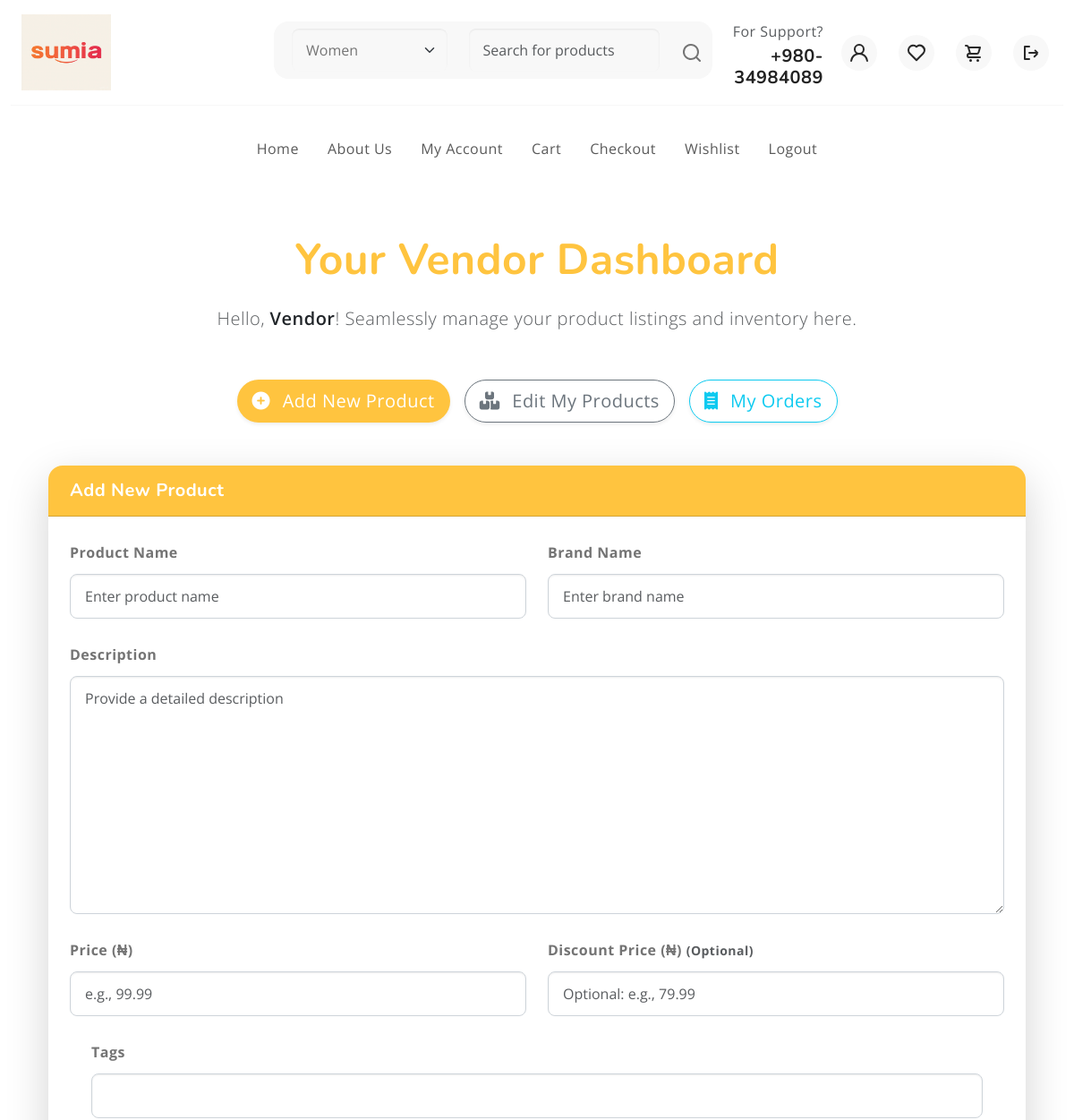
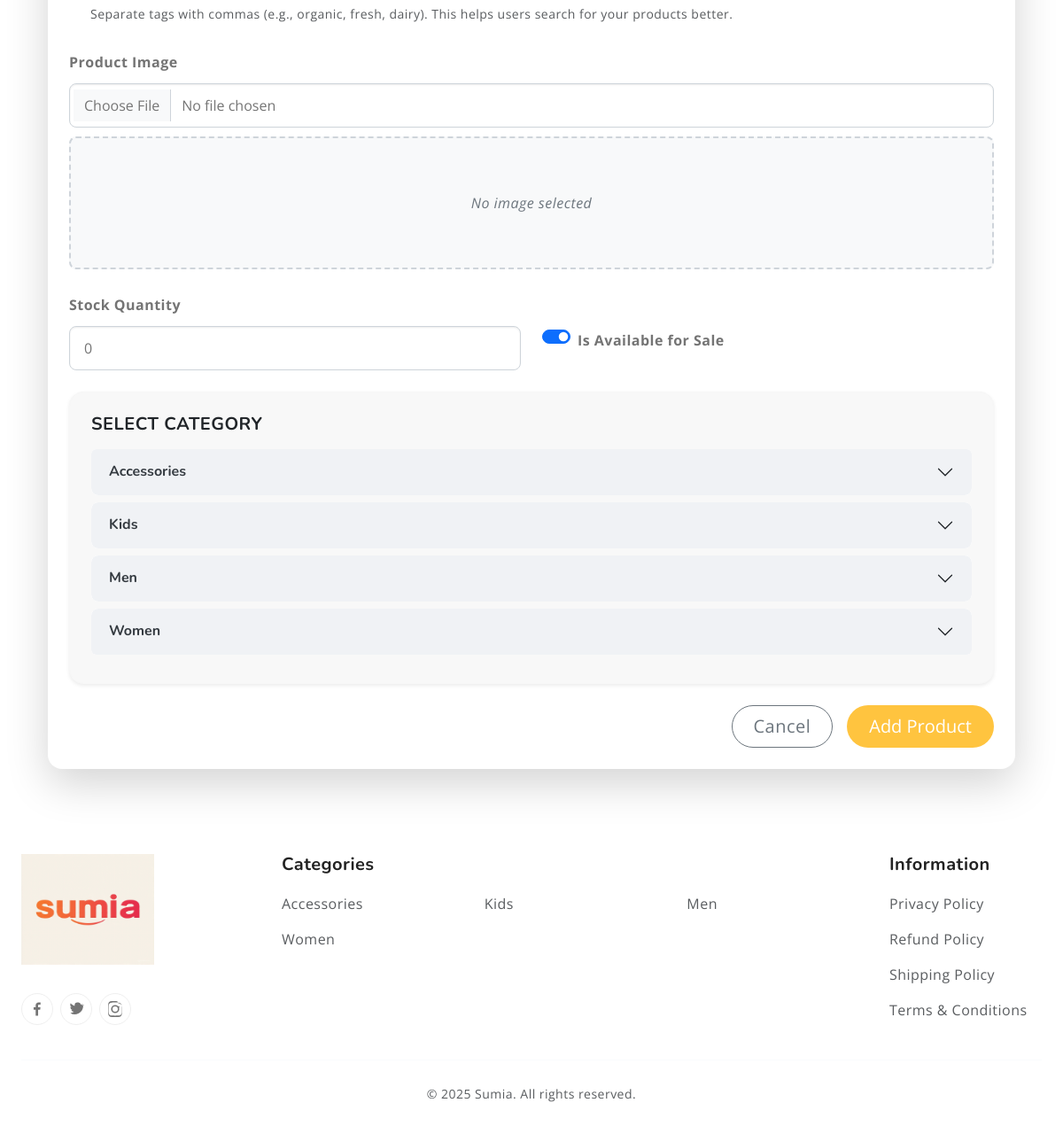
The page /product/add/ (signed in) on the database as committed earlier (2 pictures, top to bottom).
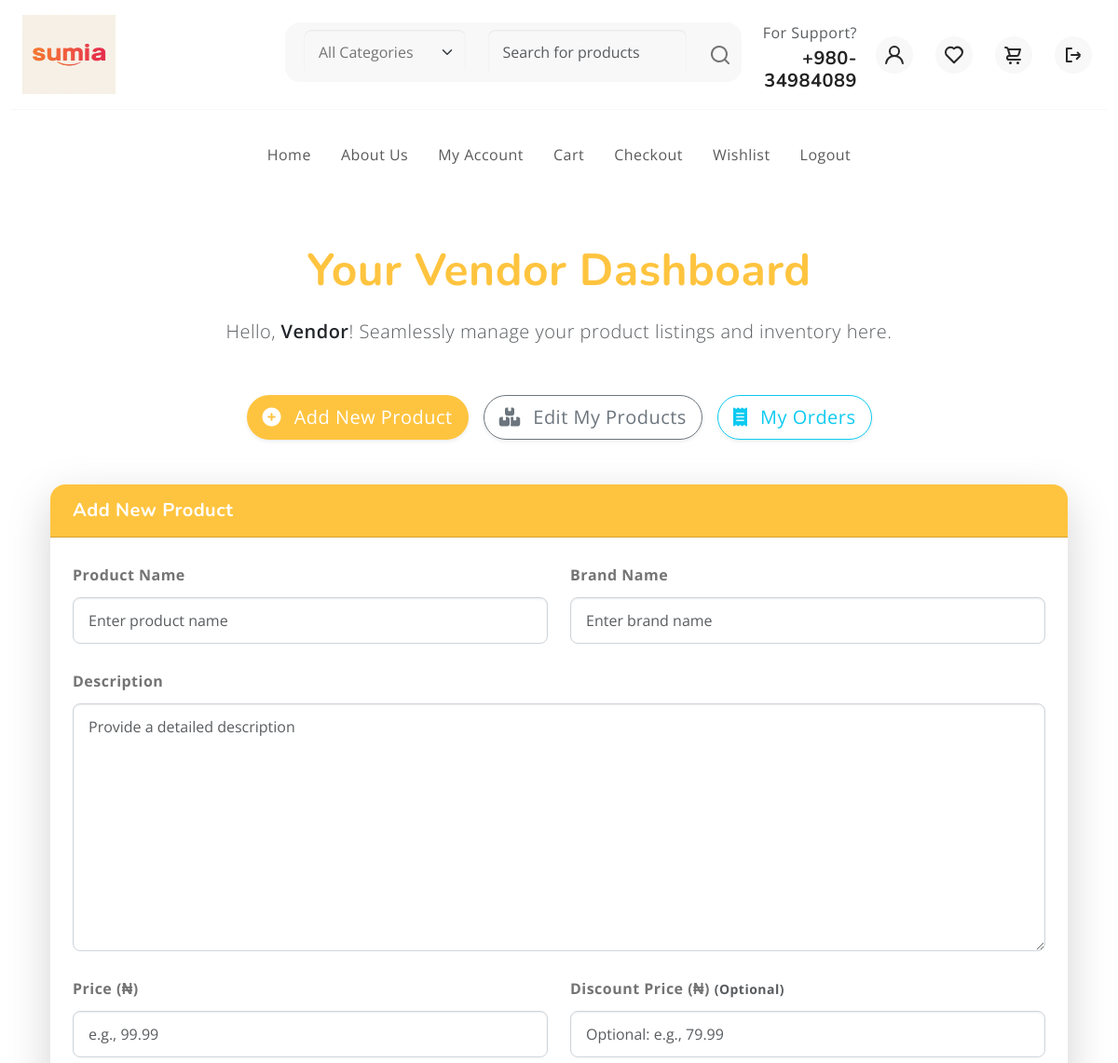
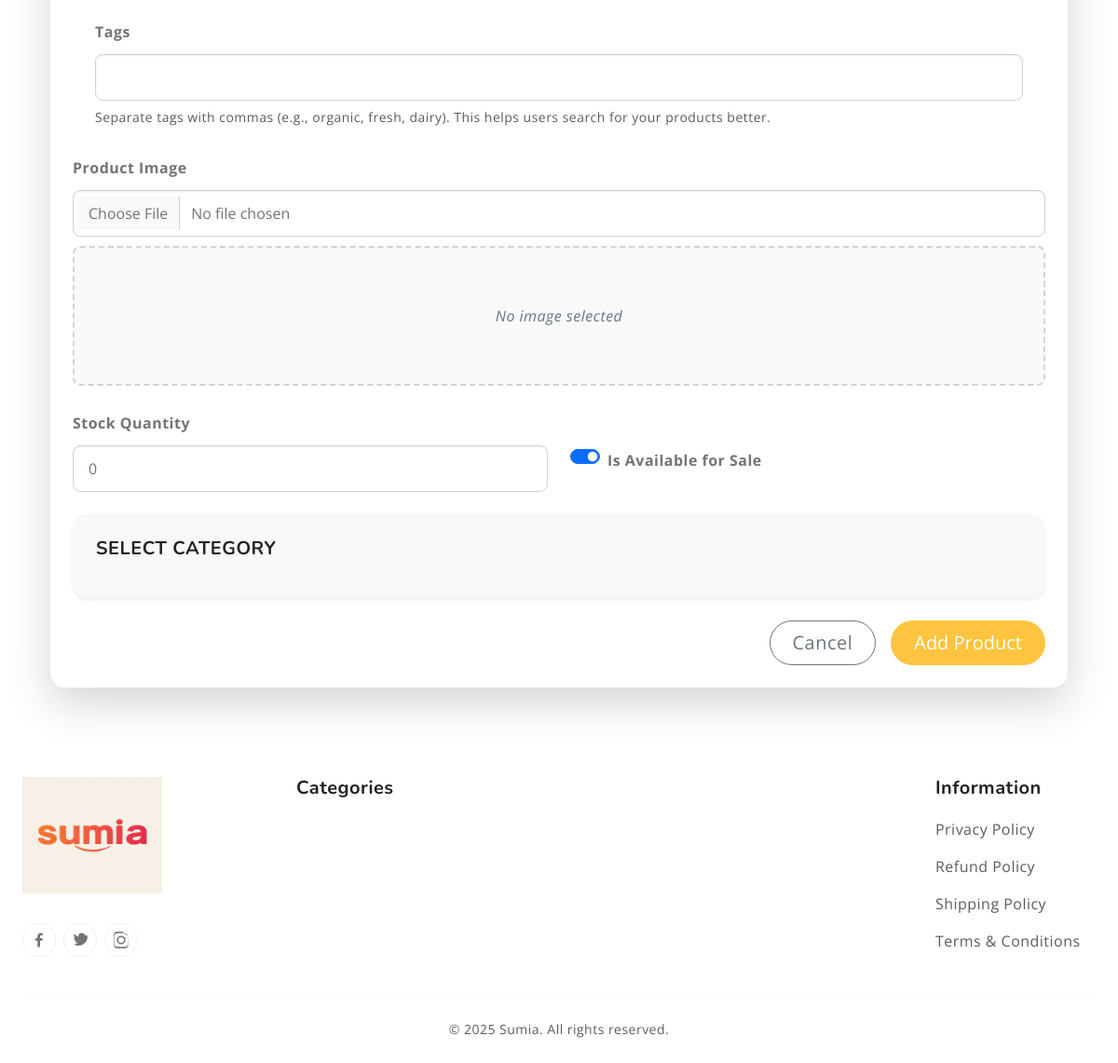
The same page on the database as committed later (2 pictures, top to bottom).
### pages/models.py (models this page shows, shortened)
class Category(models.Model):
    name = models.CharField(max_length=100, unique=True)
    slug = models.SlugField(max_length=100, unique=True, blank=True)
    parent = models.ForeignKey(
        'self',
        on_delete=models.SET_NULL,
        null=True,
        blank=True,
        related_name='subcategories'
    )
    description = models.TextField(blank=True)
    is_active = models.BooleanField(default=True)
    created_at = models.DateTimeField(auto_now_add=True)
    updated_at = models.DateTimeField(auto_now=True)
    icon = models.CharField(
        max_length=50,
        blank=True,
        null=True,
        help_text="Font Awesome 6 icon class (e.g., 'fa-solid fa-laptop'). Auto-assigned if empty."
    )
    class Meta:
        verbose_name_plural = 'Categories'
        ordering = ['name']
    CATEGORY_ICON_MAP = {
        'phones': 'fa-solid fa-mobile-alt',
        'tablets': 'fa-solid fa-tablet-alt',
        'electronics': 'fa-solid fa-tv',
        'computing': 'fa-solid fa-laptop',
        'laptops': 'fa-solid fa-laptop',
        'desktops': 'fa-solid fa-desktop',
        'fashion': 'fa-solid fa-shirt',
        'clothing': 'fa-solid fa-shirt',
        'shoes': 'fa-solid fa-shoe-prints',
        'beauty': 'fa-solid fa-spa',
        'health': 'fa-solid fa-heart-pulse',
        'home': 'fa-solid fa-house',
        'kitchen': 'fa-solid fa-blender',
        'baby': 'fa-solid fa-baby',
        'kids': 'fa-solid fa-child',
        'toys': 'fa-solid fa-robot', # Changed from dinosaur for more general toy
        'sports': 'fa-solid fa-dumbbell',
        'fitness': 'fa-solid fa-running',
        'automotive': 'fa-solid fa-car',
        'motorcycles': 'fa-solid fa-motorcycle',
        'books': 'fa-solid fa-book',
        'media': 'fa-solid fa-compact-disc',
        'gaming': 'fa-solid fa-gamepad',
        'groceries': 'fa-solid fa-basket-shopping',
        'food': 'fa-solid fa-apple-whole',
        'office': 'fa-solid fa-briefcase',
        'school': 'fa-solid fa-pencil-alt',
        'arts': 'fa-solid fa-palette',
        'crafts': 'fa-solid fa-scissors',
        'travel': 'fa-solid fa-suitcase-rolling',
        'luggage': 'fa-solid fa-suitcase',
        'pets': 'fa-solid fa-paw',
        'industrial': 'fa-solid fa-industry',
        'scientific': 'fa-solid fa-flask',
        'renewable': 'fa-solid fa-solar-panel',
        'solar': 'fa-solid fa-sun',
        'power': 'fa-solid fa-bolt',
        'smartphones': 'fa-solid fa-mobile-alt',
        'tablets': 'fa-solid fa-tablet-alt',
        'televisions': 'fa-solid fa-tv',
        'cameras': 'fa-solid fa-camera',
        'printers': 'fa-solid fa-print',
        'fragrances': 'fa-solid fa-spray-can',
        'skincare': 'fa-solid fa-face-mask',
        'cookware': 'fa-solid fa-鍋', # Using a more specific unicode character for pot
        'appliances': 'fa-solid fa-fan', # General appliance
        'diapers': 'fa-solid fa-baby-carriage',
        'strollers': 'fa-solid fa-baby-carriage',
        'consoles': 'fa-solid fa-gamepad',
        'stationery': 'fa-solid fa-pen-fancy',
        'suitcases': 'fa-solid fa-suitcase-rolling',
        'dog food': 'fa-solid fa-dog',
        'cat food': 'fa-solid fa-cat',
        'test instruments': 'fa-solid fa-microscope',
        'power tools': 'fa-solid fa-screwdriver-wrench',
        'inverters': 'fa-solid fa-charging-station',
        'batteries': 'fa-solid fa-battery-full',
    }
    DEFAULT_ICON = 'fa-solid fa-tag' # Fallback icon

### pages/views.py (the view, shortened to what this page needs)
# urls.py: path('product/add/', add_product, name='add_product'),
@login_required(login_url='login')
def add_product(request):
    form = ProductForm(request.POST or None, request.FILES or None)
    top_level_categories = Category.objects.filter(parent__isnull=True).prefetch_related('subcategories')
    selected_category_id = None
    if request.method == 'POST' and 'category' in request.POST:
        try:
            selected_category_id = int(request.POST.get('category'))
        except (TypeError, ValueError):
            selected_category_id = None
    context = {
        'form': form,
        'top_level_categories': top_level_categories,
        'selected_category_id': selected_category_id,
    }
    return render(request, 'add_product.html', context)

### pages/context_processors.py (called while the page is built)
def categories_for_search(request):
    top_level_categories = Category.objects.filter(parent__isnull=True).prefetch_related('subcategories').order_by('name')
    return {
        'top_level_categories': top_level_categories
    }

### templates/add_product.html (shortened to what the changed rows need)
{% extends 'base.html' %}
{% load static %}
{% block content %}
<div class="container py-5">
    <div class="text-center mb-5">
        <h2 class="fw-bold text-primary display-5 mb-3">Your Vendor Dashboard</h2>
    </div>
    <div class="card shadow-lg border-0 rounded-4">
        <form method="post" enctype="multipart/form-data" class="p-4">
            <div class="mb-4 border rounded-4 p-4 bg-light shadow-sm">
                <div class="accordion" id="categoryAccordion">
                    {% for parent in top_level_categories %}
                        <div class="accordion-item">
                            <h2 class="accordion-header" id="heading-{{ parent.slug }}">
                                <button class="accordion-button {% if selected_parent_id == parent.id %}show{% else %}collapsed{% endif %}"
                                        type="button" data-bs-toggle="collapse"
                                        data-bs-target="#collapse-{{ parent.slug }}" aria-expanded="false"
                                        aria-controls="collapse-{{ parent.slug }}">
                                    {{ parent.name }}
                                </button>
                            </h2>
                        </div>
                    {% endfor %}
                </div>
            </div>
        </form>
    </div>
</div>
{% endblock %}

### templates/base.html (shortened to what the changed rows need)
<!DOCTYPE html>
<html lang="en">
<head>
  {% load static %}
  <link rel="stylesheet" href="https://cdnjs.cloudflare.com/ajax/libs/font-awesome/6.5.2/css/all.min.css"
 />
  <link rel="stylesheet" href="https://cdn.jsdelivr.net/npm/swiper@9/swiper-bundle.min.css">
  <link href="https://cdn.jsdelivr.net/npm/bootstrap@5.3.0-alpha3/dist/css/bootstrap.min.css" rel="stylesheet"
>
  <link rel="stylesheet" type="text/css" href="{% static 'css/vendor.css' %}">
  <link rel="stylesheet" type="text/css" href="{% static 'style.css' %}">
</head>
<body>
<header class="sticky-top bg-white">
  <div class="container-fluid">
    <div class="row py-3 border-bottom">
      <div class="col-sm-6 offset-sm-2 offset-md-0 col-lg-5 d-none d-lg-block">
        <form class="row bg-light p-2 my-2 rounded-4 align-items-center" action="{% url 'search' %}" method="GET">
          <div class="col-md-5 d-none d-md-block">
            <select name="category" class="form-select border-0 bg-transparent">
              <option value="">All Categories</option>
              {% for parent in top_level_categories %}
              <option value="{{ parent.id }}" {% if request.GET.category|add:'' == parent.id|add:'' %}selected{% endif %}>
                {% if parent.icon %}<i class="{{ parent.icon }}"></i>{% endif %} {{ parent.name }}
              </option>
              {% endfor %}
            </select>
          </div>
        </form>
      </div>
    </div>
  </div>
</header>
  {% block content %}
  {% endblock %}
<footer class="text-light pt-5 pb-4">
  <div class="container-fluid">
    <div class="row gy-4">
      <div class="col-lg-7 col-md-12">
        <div class="row">
          {% for parent in top_level_categories %}
          <div class="col-6 col-sm-4 mb-2">
            <a href="{% url 'category_detail' parent.slug %}" class="text-muted text-decoration-none">
              {{ parent.name }}
            </a>
          </div>
          {% endfor %}
        </div>
      </div>
    </div>
  </div>
</footer>
</body>
</html>

Rows that differ between the two databases and show on the page:
removed Category: name "Accessories"
removed Category: name "Kids"
removed Category: name "Men"
removed Category: name "Women"
Other text that changed with them:
form field category: "Women" → "All Categories"
